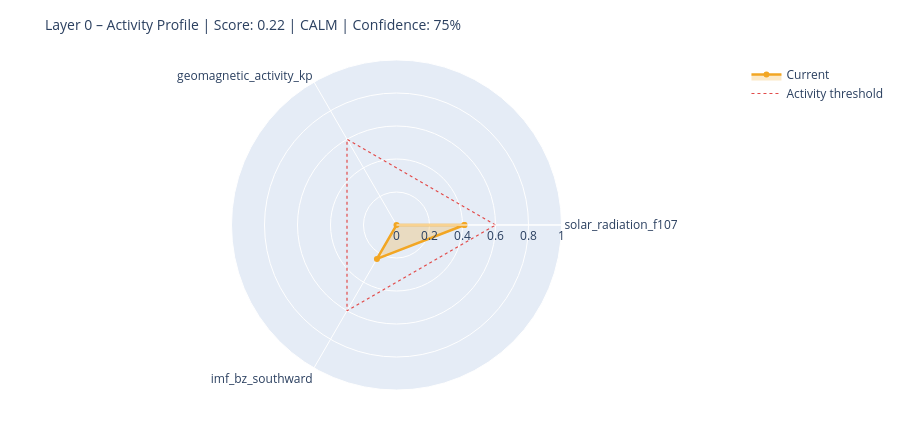

The cell this chart's notebook holds for it:
### Markdown cell above
---
## 6. State Assessment & Handoff to Layer 1

### Code cell
# ============================================================
# STEP 1 – Collect raw values with source modes
# Mode: 'primary' | 'fallback_3h' | 'last_valid' | 'missing'
# ============================================================

def safe_last(df, col):
    if df is None or col not in df.columns: return None
    s = df[col].dropna()
    return float(s.iloc[-1]) if not s.empty else None

f107_now = safe_last(df_f107, 'f10.7')
bz_now   = safe_last(df_mag,  'bz_gsm')
kp_now   = safe_last(df_kp,   'kp')
sw_now   = safe_last(df_sw,   'speed')

source_modes = {
    'F10.7':    'primary'  if f107_now is not None else 'missing',
    'Kp':       'primary'  if kp_now   is not None else 'missing',
    'IMF_Bz':   'primary'  if bz_now   is not None else 'missing',
    'SW_speed': 'primary'  if sw_now   is not None else 'missing',
}

# Kp Fallback – 3h endpoint
if kp_now is None:
    try:
        r = requests.get(
            'https://services.swpc.noaa.gov/json/noaa-planetary-k-index.json',
            timeout=10)
        r.raise_for_status()
        fb = pd.DataFrame(r.json())
        tc = next((c for c in fb.columns if 'time' in c.lower()), fb.columns[0])
        kc = next((c for c in fb.columns if 'kp' in c.lower() and c != tc), None)
        if kc:
            fb[kc] = fb[kc].astype(str).str.extract(r'([0-9]+(?:\.[0-9]*)?)')[0]
            fb[kc] = pd.to_numeric(fb[kc], errors='coerce')
            fb = fb[fb[kc] >= 0].dropna(subset=[kc])
            if not fb.empty:
                kp_now = float(fb[kc].iloc[-1])
                source_modes['Kp'] = 'fallback_3h'
                print(f'  Kp fallback (3h): {kp_now:.1f}')
    except Exception as e:
        print(f'  Kp fallback failed: {e}')

# Solar Wind Fallback – last valid value
if sw_now is None and df_sw is not None and 'speed' in df_sw.columns:
    s = df_sw['speed'].dropna()
    if not s.empty:
        sw_now = float(s.iloc[-1])
        source_modes['SW_speed'] = 'last_valid'
        print(f'  SW fallback (last_valid): {sw_now:.0f} km/s')

print()
print('Source modes:', source_modes)

# ============================================================
# STEP 2 – Score from available components only
# ============================================================

def norm(v, lo, hi):
    if v is None: return None
    return max(0.0, min(1.0, (v - lo) / (hi - lo)))

COMPONENTS = {
    'solar_radiation_f107':    (f107_now, norm(f107_now, 60, 250)),
    'geomagnetic_activity_kp': (kp_now,   norm(kp_now,   0,   9)),
    'imf_bz_southward':        (bz_now,   norm(-(bz_now or 0) if bz_now else None, -5, 30)
                                           if bz_now is not None else None),
    'solar_wind_speed':        (sw_now,   norm(sw_now, 300, 800)),
}

available   = {k: v[1] for k, v in COMPONENTS.items() if v[1] is not None}
unavailable = [k for k, v in COMPONENTS.items() if v[1] is None]

layer0_score = round(sum(available.values()) / len(available), 4) if available else None
confidence   = round(len(available) / len(COMPONENTS), 2)

level = ('unknown'  if layer0_score is None
         else 'calm'     if layer0_score < 0.3
         else 'moderate' if layer0_score < 0.6
         else 'active')

# ============================================================
# STEP 3 – Dominant Driver
# ============================================================

def dominant_driver(kp, f107, bz, sw):
    candidates = []
    if kp   is not None and kp   >= 4:   candidates.append(('geomagnetic',    kp / 9))
    if sw   is not None and sw   >= 500:  candidates.append(('solar_wind',     sw / 800))
    if bz   is not None and bz   <= -5:   candidates.append(('imf_southward',  abs(bz) / 30))
    if f107 is not None and f107 >= 150:  candidates.append(('solar_radiation',f107 / 250))
    return max(candidates, key=lambda x: x[1])[0] if candidates else 'none'

driver = dominant_driver(kp_now, f107_now, bz_now, sw_now)

# ============================================================
# STEP 4 – Downstream expectations
# ============================================================

def downstream_expectation(driver, score, kp, bz, f107):
    exp = {
        'magnetosphere':        'calm',
        'ionosphere':           'calm',
        'schumann_resonance':   'unchanged',
        'lithosphere_currents': 'low',
    }
    if driver == 'geomagnetic' or (kp and kp >= 5):
        exp['magnetosphere']        = 'compressed / storm'
        exp['ionosphere']           = 'elevated disturbance (TEC variability)'
        exp['schumann_resonance']   = 'elevated amplitude possible'
        exp['lithosphere_currents'] = 'elevated induction currents'
    elif driver == 'imf_southward' or (bz and bz <= -5):
        exp['magnetosphere']        = 'energy coupling active'
        exp['ionosphere']           = 'elevated electron density possible'
        exp['schumann_resonance']   = 'slight modulation possible'
    elif driver == 'solar_radiation' or (f107 and f107 >= 150):
        exp['ionosphere']           = 'elevated ionization (F-layer)'
        exp['schumann_resonance']   = 'slightly elevated background activity'
    return exp

downstream = downstream_expectation(driver, layer0_score, kp_now, bz_now, f107_now)

# ============================================================
# CONSOLE OUTPUT
# ============================================================

W = 58
print('=' * W)
print('LAYER 0 – STATE ASSESSMENT')
print('=' * W)
for name, (raw_v, score_v) in COMPONENTS.items():
    if score_v is not None:
        bar = '█' * int(score_v * 20) + '░' * (20 - int(score_v * 20))
        print(f'  {name:<35}  {bar}  {score_v:.2f}')
    else:
        print(f'  {name:<35}  {"─" * 20}  n/a')
print('-' * W)
print(f'  Score ({len(available)}/{len(COMPONENTS)} components):  {layer0_score:.3f}')
print(f'  Confidence:         {confidence:.0%}')
print(f'  Level:              {level.upper()}')
print(f'  Dominant Driver:    {driver}')

# Radar chart
cats = list(available.keys())
vals = list(available.values())
if len(cats) >= 3:
    fig = go.Figure()
    fig.add_trace(go.Scatterpolar(
        r=vals + [vals[0]], theta=cats + [cats[0]],
        fill='toself', fillcolor='rgba(242,166,35,0.25)',
        line=dict(color='#F2A623', width=2.5), name='Current'
    ))
    fig.add_trace(go.Scatterpolar(
        r=[0.6] * (len(cats) + 1), theta=cats + [cats[0]],
        line=dict(color='#E24B4A', dash='dot', width=1.2),
        mode='lines', name='Activity threshold'
    ))
    fig.update_layout(
        title=dict(text=f'Layer 0 – Activity Profile | Score: {layer0_score:.2f} | {level.upper()} | Confidence: {confidence:.0%}',
                   font=dict(size=14)),
        polar=dict(radialaxis=dict(visible=True, range=[0, 1])),
        height=430, showlegend=True,
        margin=dict(l=60, r=60, t=60, b=40)
    )
    fig.show()

### Figure 1 — Plotly figure (JSON) as saved in the notebook; plotly's stock layout.template omitted (floating-point values rounded to 4 significant figures)
{"data": [{"fill": "toself", "fillcolor": "rgba(242,166,35,0.25)", "line": {"color": "#F2A623", "width": 2.5}, "name": "Current", "r": [0.4116, 0.0, 0.2374, 0.4116], "theta": ["solar_radiation_f107", "geomagnetic_activity_kp", "imf_bz_southward", "solar_radiation_f107"], "type": "scatterpolar"}, {"line": {"color": "#E24B4A", "dash": "dot", "width": 1.2}, "mode": "lines", "name": "Activity threshold", "r": [0.6, 0.6, 0.6, 0.6], "theta": ["solar_radiation_f107", "geomagnetic_activity_kp", "imf_bz_southward", "solar_radiation_f107"], "type": "scatterpolar"}], "layout": {"height": 430, "margin": {"b": 40, "l": 60, "r": 60, "t": 60}, "polar": {"radialaxis": {"range": [0, 1], "visible": true}}, "showlegend": true, "title": {"font": {"size": 14}, "text": "Layer 0 – Activity Profile | Score: 0.22 | CALM | Confidence: 75%"}}}
